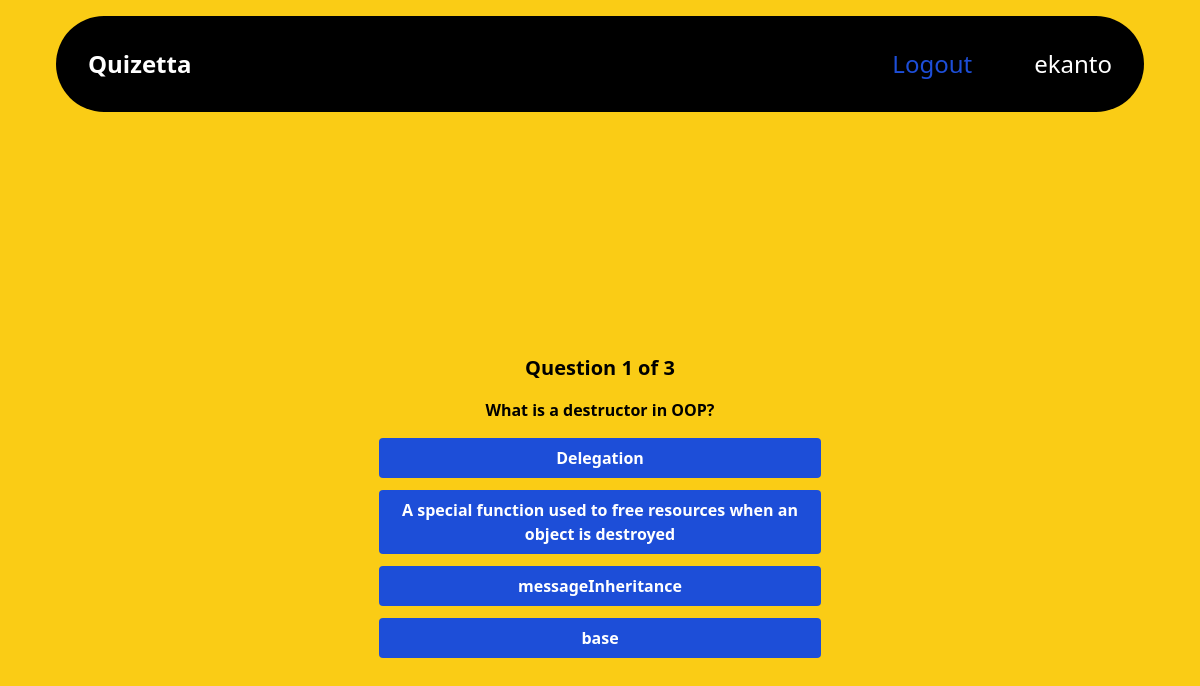
The app's page /game/ (signed in) with its own data.
### quizbase/models.py (models this page shows, shortened)
class Question(models.Model):
    text=models.CharField(max_length=500)
    correct_answer=models.CharField(max_length=100)
    points=models.IntegerField(default=1)
    def jumbled_choices(self):
        wrongchoices= random.sample(WRONG_CHOICES,3)
        choices=wrongchoices+[self.correct_answer]
        random.shuffle(choices)
        return choices

### quizbase/views.py (the view, shortened to what this page needs)
# urls.py: path('game/',views.start_game,name='game'),
@login_required(login_url='login')
def start_game(request):
    if "game_data" not in request.session:
        question_ids = list(Question.objects.values_list('id', flat=True).order_by("?")[:3])
        request.session["game_data"] = {
            "question_ids": question_ids,
            "current_index": 0,
            "score": 0,
        }
    game_data = request.session["game_data"]
    question_ids = game_data["question_ids"]
    current_index = game_data["current_index"]
    try:
        question = Question.objects.get(id=question_ids[current_index])
    except Question.DoesNotExist:
        del request.session["game_data"]
        return render('game')
    choices = question.jumbled_choices()
    context = {
        "question": question,
        "choices": choices,
        "current_index": current_index + 1,  # User-friendly index
        "total_questions": len(question_ids),
    }
    return render(request, "quizbase/game.html", context)

### quizbase/templates/quizbase/game.html (shortened to what this page needs)
{% extends "base.html" %}
{% block content %}
<div class="grid place-items-center h-screen font-semibold ">
    <div class="text-center">
        <h2 class="text-xl mb-4">Question {{ current_index }} of {{ total_questions }}</h2>
        <p class="mb-4">{{ question.text }}</p>
        <div class="space-y-2">
        <form method="POST">
            {% for choice in choices %}
                <button type="submit" name="selected_answer" value="{{ choice }}" class="w-1/2 py-2 bg-blue-700 text-white rounded hover:bg-blue-600 mb-3 p-1">
                    {{ choice }}
                </button>
            {% endfor %}
        </form>
        </div>
    </div>
</div>
{% endblock %}

### quizbase/templates/nav.html (shortened to what this page needs)
<nav class="bg-black border-gray-200 dark:bg-gray-900 rounded-full   mt-4 md:mx-14 p-4">
  <div class="max-w-screen-xl flex flex-wrap items-center justify-between mx-auto p-4">
    <a href="{% url 'home' %}" class="flex items-center space-x-3 rtl:space-x-reverse">
        <span class="  text-white self-center text-2xl font-semibold whitespace-nowrap">Quizetta</span>
    </a>
    <div class=" md:w-auto" id="navbar-default">
      <ul class="grid sm:grid-cols-2 w-auto font-medium  flex-col p-4 md:p-0 mt-4 border border-gray-100 rounded-lg bg-gray-50 md:flex-row md:space-x-8 rtl:space-x-reverse md:mt-0 md:border-0 md:bg-black dark:bg-gray-800 md:dark:bg-gray-900 dark:border-gray-700">
        {% if request.user.is_authenticated %}
        <li>
          <a href="{% url 'logout' %}" class="block py-2 px-3 text-2xl text-white bg-blue-700 rounded md:bg-transparent md:text-blue-700 md:p-0 dark:text-white md:dark:text-blue-500" aria-current="page">Logout</a>
        </li>
        <li>
          <a href="#" class="block py-2 px-3 text-2xl text-white rounded  md:border-0  md:p-0 dark:text-white cursor-default">{{request.user.username}}</a>
        </li>
        {% endif %}
      </ul>
    </div>
  </div>
</nav>

### records on screen
Question: text "What is a destructor in OOP?", choices "A special function used to free resources when an object is destroyed"

### other values on screen
{{ request.user.username }} "ekanto"
{{ current_index }} "1"
{{ total_questions }} "3"
{{ choice }} "Delegation" "messageInheritance" "base"
